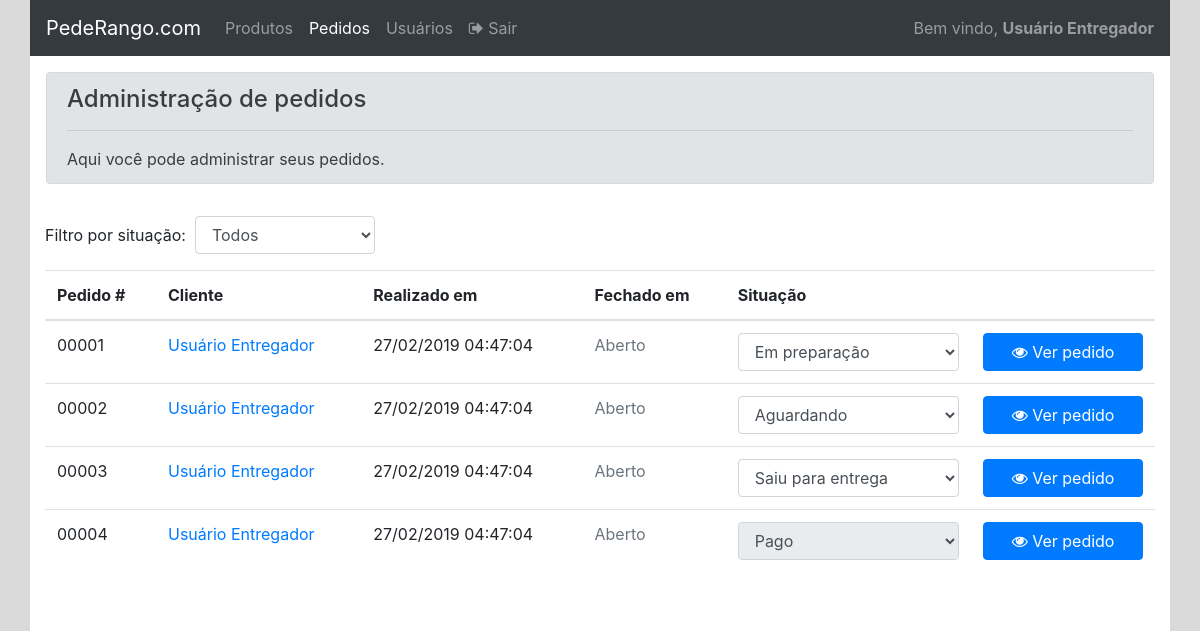
/admin/pedido_listar.php (signed in), run on an earlier commit of the app's database.
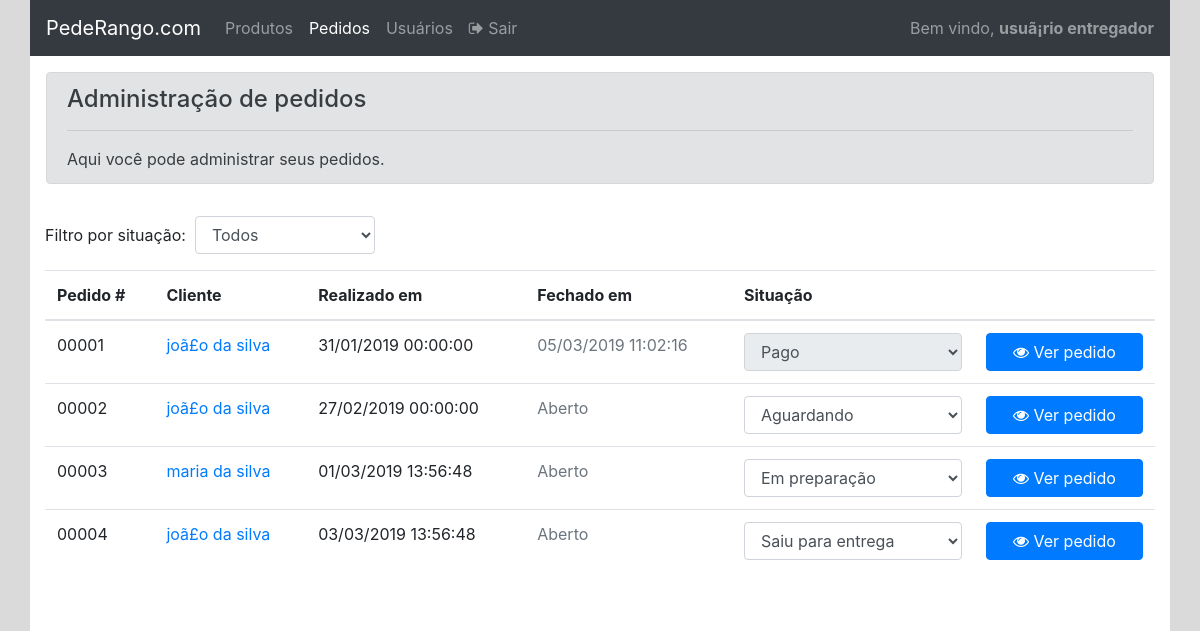
And on a later commit of the database.
### tables this page shows
create table pedidos_tb(
    id_pedido int(10) not null primary key auto_increment,
    cod_usuario int(10) not null,

    data_pedido datetime not null,
    data_fechamento datetime,
    status_pedido enum('aguardando', 'em preparacao', 'entrega', 'pago'),

    foreign key(cod_usuario) references usuarios_tb(codigo_usuario)
);

create table usuarios_tb(
    codigo_usuario int(10) not null primary key auto_increment,

    username varchar(20) not null,
    nome_completo text not null,
    endereco text not null,
    estado_cod int(10),
    cidade_cod int(10),
    senha varchar(8) not null,
    tipo enum('adm', 'com', 'ent')  
);

### admin/pedido_listar.php (the view, shortened to what the changed rows need)
<?php
require_once '../conexao/conecta.php';
$filtro = $_GET['filtro'] ?? '';
if($filtro){
    $filtro_sql = " AND pedidos_tb.status_pedido = '$filtro' ";
}else{
    $filtro_sql = '';
}
$resultado = mysqli_query($conexao, "SELECT id_pedido FROM pedidos_tb WHERE 1=1 $filtro_sql ORDER BY data_pedido");
if($resultado){
    $limit          = 5;
    $pagina_atual   = isset($_GET['pag']) ? $_GET['pag'] : 1;
    $offset         = $limit * ($pagina_atual - 1);
    $resultado = mysqli_query($conexao, "SELECT usuarios_tb.nome_completo, pedidos_tb.* FROM pedidos_tb INNER JOIN usuarios_tb ON usuarios_tb.codigo_usuario = pedidos_tb.cod_usuario WHERE 1=1 $filtro_sql ORDER BY pedidos_tb.data_pedido LIMIT $offset, $limit");
    $pedidos = mysqli_fetch_all($resultado, MYSQLI_ASSOC);
}else{
    $pedidos = [];
}
?>
<!DOCTYPE html>
<html lang="pt-br">
<head>
    <link rel="stylesheet" href="https://stackpath.bootstrapcdn.com/font-awesome/4.7.0/css/font-awesome.min.css">
    <link rel="stylesheet" href="https://stackpath.bootstrapcdn.com/bootstrap/4.3.1/css/bootstrap.min.css">
</head>
<body>
    <div id="principal" class="container">
        <div class="row">
            <div class="col-12 p-0">
                <?php require_once 'header.php' ?>
            </div>
        </div>
        <div id="conteudo" class="row">
            <div class="col-12">
                <div class="table-responsive mt-3">
                    <table class="table">
                        <thead>
                            <th>Pedido #</th>
                            <th>Cliente</th>
                            <th>Realizado em</th>
                            <th>Fechado em</th>
                            <th>Situação</th>
                            <th>&nbsp;</th>
                        </thead>
                        <tbody>
                            <?php foreach($pedidos as $pedido): ?>
                            <?php $pedido = (object) $pedido; ?>
                            <tr>
                                <form method="post" action="pedido_alterar_status.php">
                                    <td><?php print str_pad($pedido->id_pedido,5,'0',STR_PAD_LEFT) ?></td>
                                    <td><a href="usuario_alterar.php?id=<?php print $pedido->cod_usuario ?>"><?php print $pedido->nome_completo ?></a></td>
                                    <td><?php print date('d/m/Y H:i:s',strtotime($pedido->data_pedido)) ?></td>
                                    <td class="text-muted"><?php print ($pedido->data_fechamento ? date('d/m/Y H:i:s',strtotime($pedido->data_fechamento)) :  'Aberto') ?></td>
                                    <td>
                                        <select <?php if($pedido->status_pedido == 'pago') print 'disabled' ?> onchange="return alterar(form)" class="form-control" name="status" id="campoStatus">
                                            <option <?php if($pedido->status_pedido == 'aguardando') print 'selected' ?> value="aguardando">Aguardando</option>
                                            <option <?php if($pedido->status_pedido == 'em preparacao') print 'selected' ?> value="em preparacao">Em preparação</option>
                                            <option <?php if($pedido->status_pedido == 'entrega') print 'selected' ?> value="entrega">Saiu para entrega</option>
                                            <option <?php if($pedido->status_pedido == 'pago') print 'selected' ?> value="pago">Pago</option>
                                        </select>
                                    </td>
                                    <td>
                                        <a class="btn btn-block btn-primary" href="pedido_alterar.php?id=<?php print $pedido->id_pedido ?>"><i class="fa fa-eye"></i> Ver pedido</a>
                                    </td>
                                </form>
                            </tr>
                            <?php endforeach; ?>
                        </tbody>
                    </table>
                </div>
            </div>
        </div>
    </div>
</body>
</html>

### admin/header.php (shortened to what the changed rows need)
<nav class="navbar navbar-expand-lg navbar-dark bg-dark">
  <div class="collapse navbar-collapse" id="navbarSupportedContent">
    <?php if(isset($_SESSION['nome_completo'])): ?>
      <span class="navbar-text">
        Bem vindo, <strong><?php print $_SESSION['nome_completo'] ?></strong>
      </span>
    <?php endif;?>
  </div>
</nav>

What changed in the data, as far as the page shows it:
changed pedidos_tb "00001": cod_usuario.nome_completo "Usuário Entregador" → "joã£o da silva"; data_pedido "27/02/2019 04:47:04" → "31/01/2019 00:00:00"; data_fechamento (not shown) → "05/03/2019 11:02:16"; status "Em preparação" → "Pago"; no longer shows "Aberto"
changed pedidos_tb "Aguardando": cod_usuario.nome_completo "Usuário Entregador" → "joã£o da silva"; data_pedido "27/02/2019 04:47:04" → "27/02/2019 00:00:00"
changed pedidos_tb "00003": cod_usuario.nome_completo "Usuário Entregador" → "maria da silva"; data_pedido "27/02/2019 04:47:04" → "01/03/2019 13:56:48"; status "Saiu para entrega" → "Em preparação"
changed pedidos_tb "00004": cod_usuario.nome_completo "Usuário Entregador" → "joã£o da silva"; data_pedido "27/02/2019 04:47:04" → "03/03/2019 13:56:48"; status "Pago" → "Saiu para entrega"
Also different on the page:
$_SESSION['nome_completo']: "Usuário Entregador" → "usuã¡rio entregador"
